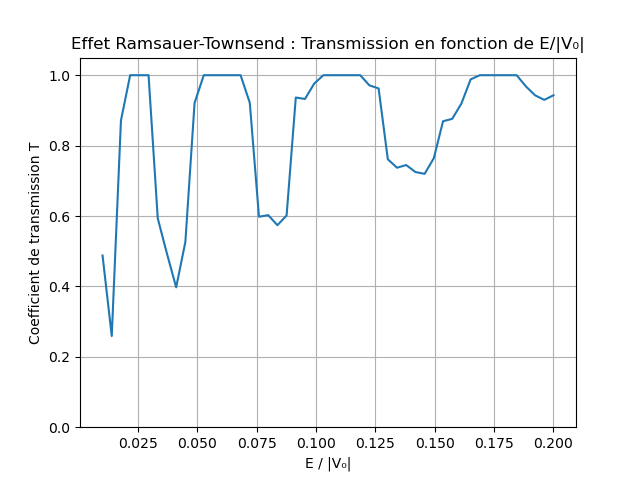

The script that drew this image:
import numpy as np
import matplotlib.pyplot as plt
import math

# Paramètres constants
dt = 1E-7
dx = 0.001
nx = int(1 / dx) * 4
nt = 100000
s = dt / dx ** 2
sigma = 0.05
A = 1 / (math.sqrt(sigma * math.sqrt(math.pi)))
xc = 0.8
v0 = -4000  # profondeur du puits
a, b = 1.0, 1.5  # limites du puits

# Grille d'espace
o = np.linspace(0, (nx - 1) * dx, nx)
V = np.zeros(nx)
V[(o >= a) & (o <= b)] = v0

# Liste des rapports E/|V0|
e_values = np.linspace(0.01, 0.2, 50)
T_values = []

for e in e_values:
    E = e * abs(v0)
    k = np.sqrt(2 * E)

    # Paquet initial
    cpt = A * np.exp(1j * k * o - ((o - xc) ** 2) / (2 * sigma ** 2))
    re = np.real(cpt)
    im = np.imag(cpt)
    densite = np.zeros((nt, nx))
    densite[0, :] = np.abs(cpt) ** 2
    b = np.zeros(nx)

    # Simulation temporelle
    for i in range(1, nt):
        if i % 2 != 0:
            b[1:-1] = im[1:-1]
            im[1:-1] = im[1:-1] + s * (re[2:] + re[:-2] - 2 * re[1:-1]) - 2 * dt * V[1:-1] * re[1:-1]
            densite[i, 1:-1] = re[1:-1]**2 + im[1:-1]*b[1:-1]
        else:
            re[1:-1] = re[1:-1] - s * (im[2:] + im[:-2] - 2 * im[1:-1]) + 2 * dt * V[1:-1] * im[1:-1]

    # Transmission : intégrale de la densité à droite du puits
    dens_finale = densite[-1, :]
    zone_transmise = o > (b + 0.05)
    proba_transmise = np.sum(dens_finale[zone_transmise]) * dx
    proba_totale = np.sum(dens_finale) * dx
    T = proba_transmise / proba_totale
    T_values.append(T)

    print(f"E/|V0| = {e:.2f}, T = {T:.4f}")

# Tracé du coefficient de transmission
plt.plot(e_values, T_values)
plt.title("Effet Ramsauer-Townsend : Transmission en fonction de E/|V₀|")
plt.xlabel("E / |V₀|")
plt.ylabel("Coefficient de transmission T")
plt.grid(True)
plt.ylim(0, 1.05)
plt.show()
